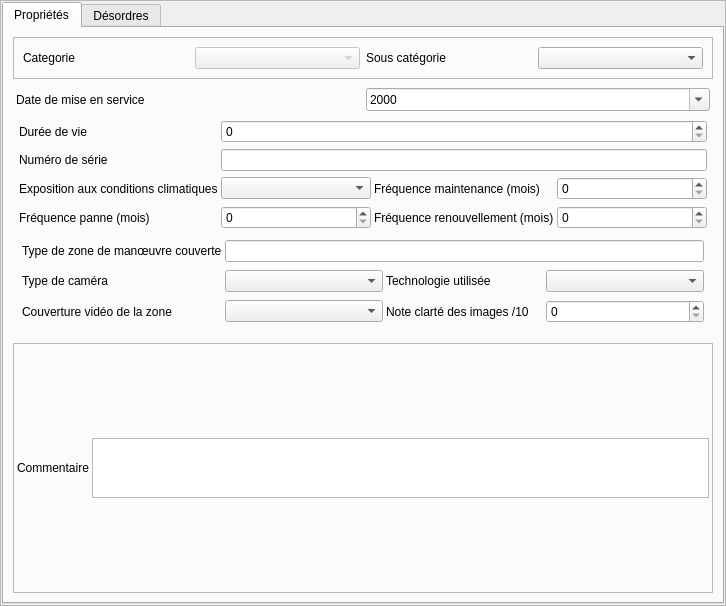
<?xml version="1.0" encoding="UTF-8"?>
<ui version="4.0">
 <class>Form</class>
 <widget class="QWidget" name="Form">
  <property name="geometry">
   <rect>
    <x>0</x>
    <y>0</y>
    <width>726</width>
    <height>606</height>
   </rect>
  </property>
  <property name="windowTitle">
   <string>Form</string>
  </property>
  <layout class="QVBoxLayout" name="verticalLayout_2">
   <property name="margin">
    <number>0</number>
   </property>
   <item>
    <widget class="QFrame" name="frame_2">
     <property name="frameShape">
      <enum>QFrame::StyledPanel</enum>
     </property>
     <property name="frameShadow">
      <enum>QFrame::Raised</enum>
     </property>
     <layout class="QVBoxLayout" name="verticalLayout_4" stretch="0">
      <property name="margin">
       <number>1</number>
      </property>
      <item>
       <widget class="QTabWidget" name="tabWidget">
        <property name="currentIndex">
         <number>0</number>
        </property>
        <widget class="QWidget" name="tab">
         <attribute name="title">
          <string>Propriétés</string>
         </attribute>
         <layout class="QVBoxLayout" name="verticalLayout_5">
          <item>
           <widget class="QFrame" name="frame">
            <property name="frameShape">
             <enum>QFrame::StyledPanel</enum>
            </property>
            <property name="frameShadow">
             <enum>QFrame::Raised</enum>
            </property>
            <layout class="QGridLayout" name="gridLayout_7">
             <item row="0" column="2">
              <widget class="QLabel" name="label_4">
               <property name="text">
                <string>Sous catégorie</string>
               </property>
              </widget>
             </item>
             <item row="0" column="0">
              <widget class="QLabel" name="label_11">
               <property name="text">
                <string>Categorie</string>
               </property>
              </widget>
             </item>
             <item row="0" column="1">
              <widget class="QComboBox" name="comboBox_cat">
               <property name="enabled">
                <bool>false</bool>
               </property>
              </widget>
             </item>
             <item row="0" column="3">
              <widget class="QComboBox" name="comboBox_souscat"/>
             </item>
            </layout>
           </widget>
          </item>
          <item>
           <widget class="QStackedWidget" name="stackedWidget">
            <property name="currentIndex">
             <number>0</number>
            </property>
            <widget class="QWidget" name="page">
             <layout class="QGridLayout" name="gridLayout">
              <property name="margin">
               <number>3</number>
              </property>
              <item row="0" column="1">
               <widget class="QDateEdit" name="dateEdit_miseenservice">
                <property name="displayFormat">
                 <string>yyyy</string>
                </property>
                <property name="calendarPopup">
                 <bool>true</bool>
                </property>
               </widget>
              </item>
              <item row="0" column="0">
               <widget class="QLabel" name="label_3">
                <property name="text">
                 <string>Date de mise en service</string>
                </property>
               </widget>
              </item>
              <item row="1" column="0" colspan="2">
               <widget class="QStackedWidget" name="stackedWidget_2">
                <property name="currentIndex">
                 <number>0</number>
                </property>
                <widget class="QWidget" name="page_3">
                 <layout class="QGridLayout" name="gridLayout_2">
                  <property name="horizontalSpacing">
                   <number>3</number>
                  </property>
                  <property name="margin">
                   <number>3</number>
                  </property>
                  <item row="1" column="0">
                   <widget class="QLabel" name="label_5">
                    <property name="text">
                     <string>Numéro de série</string>
                    </property>
                   </widget>
                  </item>
                  <item row="0" column="0">
                   <widget class="QLabel" name="label">
                    <property name="text">
                     <string>Durée de vie</string>
                    </property>
                   </widget>
                  </item>
                  <item row="4" column="1">
                   <widget class="QSpinBox" name="spinBox_freqpannes"/>
                  </item>
                  <item row="2" column="0">
                   <widget class="QLabel" name="label_6">
                    <property name="text">
                     <string>Exposition aux conditions climatiques</string>
                    </property>
                   </widget>
                  </item>
                  <item row="2" column="1">
                   <widget class="QComboBox" name="comboBox_expoconditionclim"/>
                  </item>
                  <item row="4" column="0">
                   <widget class="QLabel" name="label_8">
                    <property name="text">
                     <string>Fréquence panne (mois)</string>
                    </property>
                   </widget>
                  </item>
                  <item row="4" column="2">
                   <widget class="QLabel" name="label_10">
                    <property name="text">
                     <string>Fréquence renouvellement (mois)</string>
                    </property>
                   </widget>
                  </item>
                  <item row="4" column="3">
                   <widget class="QSpinBox" name="spinBox_freqrenouv"/>
                  </item>
                  <item row="2" column="2">
                   <widget class="QLabel" name="label_7">
                    <property name="text">
                     <string>Fréquence maintenance (mois)</string>
                    </property>
                   </widget>
                  </item>
                  <item row="2" column="3">
                   <widget class="QSpinBox" name="spinBox_freqmaintenance"/>
                  </item>
                  <item row="0" column="1" colspan="3">
                   <widget class="QSpinBox" name="spinBox_dureevie"/>
                  </item>
                  <item row="1" column="1" colspan="3">
                   <widget class="QLineEdit" name="lineEdit_numserie"/>
                  </item>
                  <item row="6" column="0" colspan="4">
                   <widget class="QStackedWidget" name="stackedWidget_3">
                    <property name="currentIndex">
                     <number>2</number>
                    </property>
                    <widget class="QWidget" name="page_5">
                     <layout class="QGridLayout" name="gridLayout_3">
                      <property name="margin">
                       <number>3</number>
                      </property>
                      <item row="0" column="1">
                       <widget class="QComboBox" name="comboBox_lisibilite"/>
                      </item>
                      <item row="0" column="0">
                       <widget class="QLabel" name="label_12">
                        <property name="text">
                         <string>Lisibilité information</string>
                        </property>
                       </widget>
                      </item>
                      <item row="1" column="0" colspan="2">
                       <spacer name="verticalSpacer_2">
                        <property name="orientation">
                         <enum>Qt::Vertical</enum>
                        </property>
                        <property name="sizeHint" stdset="0">
                         <size>
                          <width>20</width>
                          <height>40</height>
                         </size>
                        </property>
                       </spacer>
                      </item>
                     </layout>
                    </widget>
                    <widget class="QWidget" name="page_6">
                     <layout class="QGridLayout" name="gridLayout_4">
                      <property name="margin">
                       <number>3</number>
                      </property>
                      <item row="1" column="1">
                       <widget class="QComboBox" name="comboBox_adaptbruits"/>
                      </item>
                      <item row="1" column="0">
                       <widget class="QLabel" name="label_14">
                        <property name="text">
                         <string>Adaptation au bruit environnant</string>
                        </property>
                       </widget>
                      </item>
                      <item row="0" column="1">
                       <widget class="QComboBox" name="comboBox_couvsonore"/>
                      </item>
                      <item row="0" column="0">
                       <widget class="QLabel" name="label_13">
                        <property name="text">
                         <string>Couverture sonore</string>
                        </property>
                       </widget>
                      </item>
                      <item row="3" column="0" colspan="2">
                       <spacer name="verticalSpacer_3">
                        <property name="orientation">
                         <enum>Qt::Vertical</enum>
                        </property>
                        <property name="sizeHint" stdset="0">
                         <size>
                          <width>20</width>
                          <height>40</height>
                         </size>
                        </property>
                       </spacer>
                      </item>
                      <item row="1" column="2">
                       <widget class="QLabel" name="label_15">
                        <property name="text">
                         <string>Audibilité des informations</string>
                        </property>
                       </widget>
                      </item>
                      <item row="1" column="3">
                       <widget class="QComboBox" name="comboBox_audibinfo"/>
                      </item>
                     </layout>
                    </widget>
                    <widget class="QWidget" name="page_7">
                     <layout class="QGridLayout" name="gridLayout_5">
                      <property name="horizontalSpacing">
                       <number>3</number>
                      </property>
                      <property name="margin">
                       <number>3</number>
                      </property>
                      <item row="1" column="2">
                       <widget class="QLabel" name="label_18">
                        <property name="text">
                         <string>Technologie utilisée</string>
                        </property>
                       </widget>
                      </item>
                      <item row="1" column="1">
                       <widget class="QComboBox" name="comboBox_typecamera"/>
                      </item>
                      <item row="1" column="0">
                       <widget class="QLabel" name="label_16">
                        <property name="text">
                         <string>Type de caméra</string>
                        </property>
                       </widget>
                      </item>
                      <item row="3" column="1">
                       <widget class="QComboBox" name="comboBox_couvvideo"/>
                      </item>
                      <item row="3" column="0">
                       <widget class="QLabel" name="label_19">
                        <property name="text">
                         <string>Couverture vidéo de la zone</string>
                        </property>
                       </widget>
                      </item>
                      <item row="1" column="3">
                       <widget class="QComboBox" name="comboBox_technocamera"/>
                      </item>
                      <item row="3" column="2">
                       <widget class="QLabel" name="label_20">
                        <property name="text">
                         <string>Note clarté des images /10</string>
                        </property>
                       </widget>
                      </item>
                      <item row="3" column="3">
                       <widget class="QSpinBox" name="spinBox_clarteimages"/>
                      </item>
                      <item row="0" column="0">
                       <widget class="QLabel" name="label_17">
                        <property name="text">
                         <string>Type de zone de manœuvre couverte</string>
                        </property>
                       </widget>
                      </item>
                      <item row="0" column="1" colspan="3">
                       <widget class="QLineEdit" name="lineEdit_zonemanoeuvre"/>
                      </item>
                     </layout>
                    </widget>
                   </widget>
                  </item>
                 </layout>
                </widget>
                <widget class="QWidget" name="page_4">
                 <layout class="QGridLayout" name="gridLayout_6">
                  <property name="topMargin">
                   <number>3</number>
                  </property>
                  <property name="rightMargin">
                   <number>3</number>
                  </property>
                  <property name="bottomMargin">
                   <number>3</number>
                  </property>
                  <property name="spacing">
                   <number>3</number>
                  </property>
                  <item row="0" column="0">
                   <widget class="QLabel" name="label_21">
                    <property name="text">
                     <string>Type de maintenance</string>
                    </property>
                   </widget>
                  </item>
                  <item row="0" column="1">
                   <widget class="QLineEdit" name="lineEdit_typemaintenance"/>
                  </item>
                  <item row="1" column="0" colspan="2">
                   <spacer name="verticalSpacer">
                    <property name="orientation">
                     <enum>Qt::Vertical</enum>
                    </property>
                    <property name="sizeHint" stdset="0">
                     <size>
                      <width>20</width>
                      <height>40</height>
                     </size>
                    </property>
                   </spacer>
                  </item>
                 </layout>
                </widget>
               </widget>
              </item>
             </layout>
            </widget>
            <widget class="QWidget" name="page_2">
             <layout class="QVBoxLayout" name="verticalLayout_3">
              <property name="margin">
               <number>3</number>
              </property>
              <item>
               <widget class="QLabel" name="label_2">
                <property name="text">
                 <string>cat2</string>
                </property>
               </widget>
              </item>
             </layout>
            </widget>
           </widget>
          </item>
          <item>
           <widget class="QFrame" name="frame_3">
            <property name="frameShape">
             <enum>QFrame::StyledPanel</enum>
            </property>
            <property name="frameShadow">
             <enum>QFrame::Raised</enum>
            </property>
            <layout class="QGridLayout" name="gridLayout_8">
             <property name="margin">
              <number>3</number>
             </property>
             <property name="spacing">
              <number>3</number>
             </property>
             <item row="0" column="1">
              <widget class="QTextBrowser" name="textBrowser_comm">
               <property name="maximumSize">
                <size>
                 <width>16777215</width>
                 <height>60</height>
                </size>
               </property>
               <property name="readOnly">
                <bool>false</bool>
               </property>
              </widget>
             </item>
             <item row="0" column="0">
              <widget class="QLabel" name="label_9">
               <property name="text">
                <string>Commentaire</string>
               </property>
              </widget>
             </item>
            </layout>
           </widget>
          </item>
         </layout>
        </widget>
        <widget class="QWidget" name="tab_2">
         <attribute name="title">
          <string>Désordres</string>
         </attribute>
         <layout class="QVBoxLayout" name="verticalLayout_6">
          <item>
           <widget class="QFrame" name="frame_desordres">
            <property name="frameShape">
             <enum>QFrame::StyledPanel</enum>
            </property>
            <property name="frameShadow">
             <enum>QFrame::Raised</enum>
            </property>
            <layout class="QVBoxLayout" name="verticalLayout"/>
           </widget>
          </item>
         </layout>
        </widget>
       </widget>
      </item>
     </layout>
    </widget>
   </item>
  </layout>
 </widget>
 <resources/>
 <connections/>
</ui>
